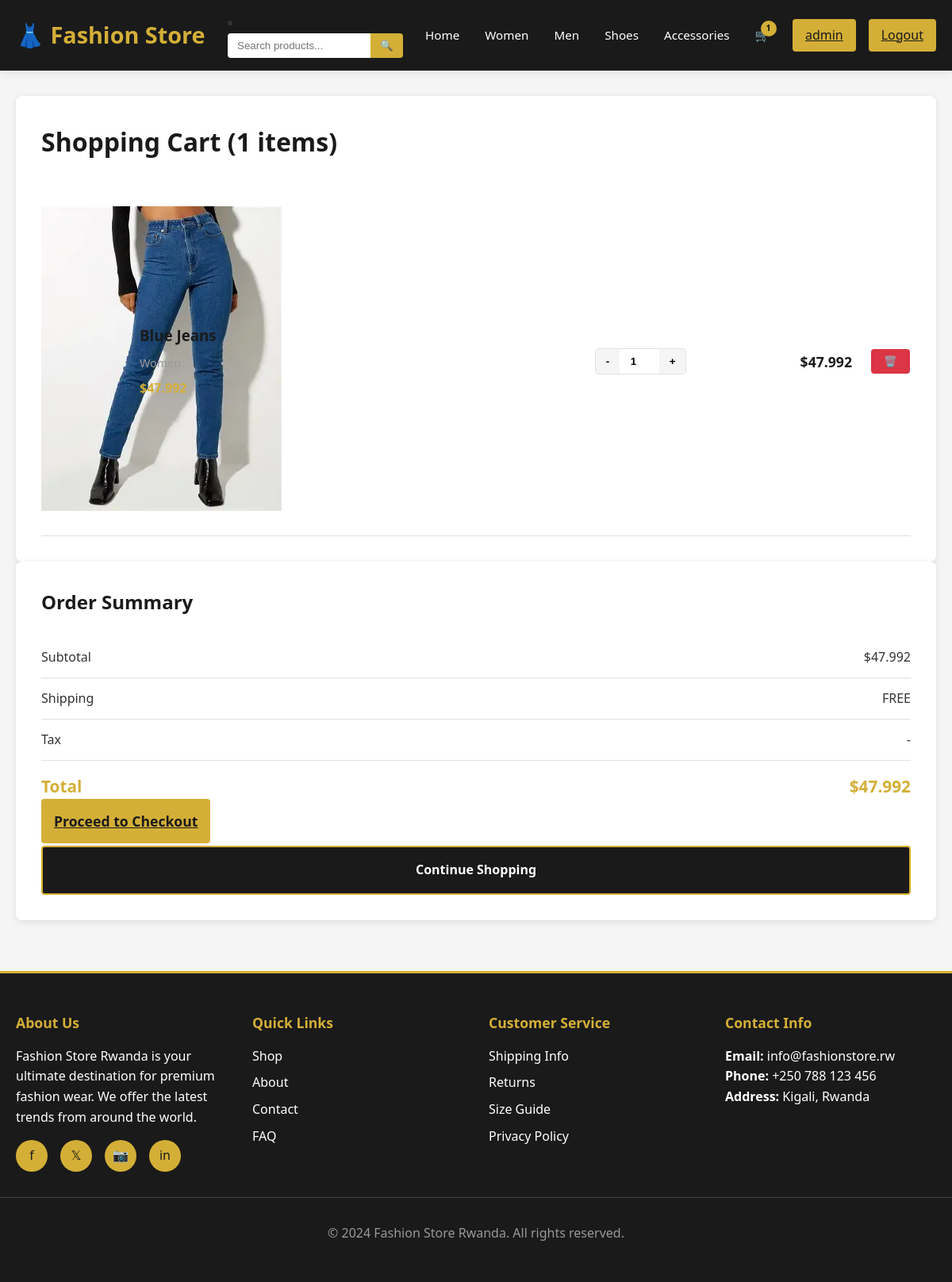
The app's page /cart/ (signed in) with its own data.
### store/models.py (models this page shows, shortened)
class Cart(models.Model):
    user = models.OneToOneField(User, on_delete=models.CASCADE, related_name='cart')
    created_at = models.DateTimeField(auto_now_add=True)
    updated_at = models.DateTimeField(auto_now=True)
    @property
    def total_items(self):
        return self.items.aggregate(models.Sum('quantity'))['quantity__sum'] or 0
    @property
    def total_price(self):
        return sum(item.subtotal for item in self.items.all())

class CartItem(models.Model):
    cart = models.ForeignKey(Cart, on_delete=models.CASCADE, related_name='items')
    product = models.ForeignKey(Product, on_delete=models.CASCADE)
    quantity = models.IntegerField(validators=[MinValueValidator(1)])
    class Meta:
        unique_together = ('cart', 'product')
    @property
    def subtotal(self):
        return self.product.discounted_price * self.quantity

class Product(models.Model):
    BADGE_CHOICES = [
        ('new', 'New Arrival'),
        ('bestseller', 'Best Seller'),
        ('sale', 'Sale'),
        ('none', 'None'),
    ]
    name = models.CharField(max_length=200)
    description = models.TextField()
    price = models.DecimalField(max_digits=10, decimal_places=2, validators=[MinValueValidator(0)])
    category = models.ForeignKey(Category, on_delete=models.CASCADE, related_name='products')
    image = models.ImageField(upload_to='products/')
    images = models.ManyToManyField('ProductImage', blank=True, related_name='products')
    stock = models.IntegerField(validators=[MinValueValidator(0)])
    badge = models.CharField(max_length=20, choices=BADGE_CHOICES, default='none')
    discount_percentage = models.IntegerField(default=0, validators=[MinValueValidator(0), MaxValueValidator(100)])
    created_at = models.DateTimeField(auto_now_add=True)
    updated_at = models.DateTimeField(auto_now=True)
    class Meta:
        ordering = ['-created_at']
    @property
    def discounted_price(self):
        from decimal import Decimal
        discount_factor = Decimal(1) - Decimal(self.discount_percentage) / Decimal(100)
        return self.price * discount_factor

class Category(models.Model):
    name = models.CharField(max_length=100, unique=True)
    description = models.TextField(blank=True, null=True)
    image = models.ImageField(upload_to='categories/', blank=True, null=True)
    created_at = models.DateTimeField(auto_now_add=True)
    class Meta:
        ordering = ['name']
        verbose_name_plural = "Categories"

### store/views.py (the view)
# urls.py: path('cart/', views.cart, name='cart'),
@login_required(login_url='login')
def cart(request):
    try:
        cart = Cart.objects.get(user=request.user)
    except Cart.DoesNotExist:
        cart = None
    context = {'cart': cart}
    return render(request, 'store/cart.html', context)

### store/templates/store/cart.html (shortened to what this page needs)
{% extends 'store/base.html' %}
{% block content %}
<div class="container">
    {% if cart and cart.items.all %}
    <div class="cart-page">
        <div class="cart-items">
            <h1 class="cart-title">Shopping Cart ({{ cart.total_items }} items)</h1>
            {% for item in cart.items.all %}
            <div class="cart-item">
                <div class="product-image">
    <img src="{{ item.product.image.url }}" alt="{{ item.product.name }}">
</div>
                <div class="item-details">
                    <h3>{{ item.product.name }}</h3>
                    <div class="item-category">{{ item.product.category.name }}</div>
                    <div class="item-price">${{ item.product.discounted_price }}</div>
                </div>
                <form method="post" action="{% url 'update_cart_item' item.id %}" class="quantity-controls">
                    <button type="button" onclick="this.parentForm.quantity.value--; this.parentForm.submit();">-</button>
                    <input type="number" name="quantity" value="{{ item.quantity }}" min="1">
                    <button type="button" onclick="this.parentForm.quantity.value++; this.parentForm.submit();">+</button>
                </form>
                <div class="item-total">${{ item.subtotal }}</div>
                <form method="post" action="{% url 'remove_from_cart' item.id %}">
                    <button type="submit" class="remove-btn">🗑️</button>
                </form>
            </div>
            {% endfor %}
        </div>
        <div class="cart-summary">
            <h2 class="summary-title">Order Summary</h2>
            <div class="summary-row">
                <span>Subtotal</span>
                <span>${{ cart.total_price }}</span>
            </div>
            <div class="summary-row">
                <span>Shipping</span>
                <span>FREE</span>
            </div>
            <div class="summary-row">
                <span>Tax</span>
                <span>-</span>
            </div>
            <div class="summary-row total">
                <span>Total</span>
                <span>${{ cart.total_price }}</span>
            </div>
            <a href="{% url 'checkout' %}" class="checkout-btn">Proceed to Checkout</a>
            <a href="{% url 'products' %}" class="continue-shopping">Continue Shopping</a>
        </div>
    </div>
    {% endif %}
</div>
{% endblock %}

### store/templates/store/base.html (shortened to what this page needs)
<!DOCTYPE html>
<html lang="fr">
<head>
</head>
<body>
    <nav>
        <div class="container">
            <a href="{% url 'home' %}" class="logo">👗 Fashion Store</a>
            <li>
    <form action="{% url 'products' %}" method="GET" class="search-form">
        <input type="text" name="q" placeholder="Search products...">
        <button type="submit">🔍</button>
    </form>
</li>
            <ul class="nav-links">
                <li><a href="{% url 'home' %}">Home</a></li>
                <li><a href="{% url 'women' %}">Women</a></li>
                <li><a href="{% url 'men' %}">Men</a></li>
                <li><a href="{% url 'shoes' %}">Shoes</a></li>
                <li><a href="{% url 'accessories' %}">Accessories</a></li>
                <li>
                    <a href="{% url 'cart' %}" class="cart-icon">
                        🛒
                        {% if request.user.is_authenticated and request.user.cart.total_items > 0 %}
                            <span class="cart-count">{{ request.user.cart.total_items }}</span>
                        {% endif %}
                    </a>
                </li>
            </ul>
            <div class="auth-links">
                {% if request.user.is_authenticated %}
                    <a href="{% url 'profile' %}">{{ request.user.username }}</a>
                    <a href="{% url 'logout' %}">Logout</a>
                {% else %}
                    <a href="{% url 'login' %}">Login</a>
                    <a href="{% url 'register' %}">Register</a>
                {% endif %}
            </div>
        </div>
    </nav>
    <main>
        {% block content %}{% endblock %}
    </main>
    <footer>
        <div class="container">
            <div class="footer-section">
                <h4>About Us</h4>
                <p>Fashion Store Rwanda is your ultimate destination for premium fashion wear. We offer the latest trends from around the world.</p>
                <div class="social-links">
                    <a href="#" title="Facebook">f</a>
                    <a href="#" title="Twitter">𝕏</a>
                    <a href="#" title="Instagram">📷</a>
                    <a href="#" title="LinkedIn">in</a>
                </div>
            </div>
            <div class="footer-section">
                <h4>Quick Links</h4>
                <ul>
                    <li><a href="{% url 'products' %}">Shop</a></li>
                    <li><a href="#about">About</a></li>
                    <li><a href="#contact">Contact</a></li>
                    <li><a href="#faq">FAQ</a></li>
                </ul>
            </div>
            <div class="footer-section">
                <h4>Customer Service</h4>
                <ul>
                    <li><a href="#shipping">Shipping Info</a></li>
                    <li><a href="#returns">Returns</a></li>
                    <li><a href="#size-guide">Size Guide</a></li>
                    <li><a href="#privacy">Privacy Policy</a></li>
                </ul>
            </div>
            <div class="footer-section">
                <h4>Contact Info</h4>
                <p><strong>Email:</strong> <a href="mailto:info@fashionstore.rw">info@fashionstore.rw</a></p>
                <p><strong>Phone:</strong> <a href="tel:+250788123456">+250 788 123 456</a></p>
                <p><strong>Address:</strong> Kigali, Rwanda</p>
            </div>
        </div>
        <div class="footer-bottom">
            <p>&copy; 2024 Fashion Store Rwanda. All rights reserved.</p>
        </div>
    </footer>
</body>
</html>

### records on screen
Cart: total_items "1", total_price "47.992"
CartItem: product.image (picture), product.name "Blue Jeans", product.category.name "Women", product.discounted_price "47.992", quantity "1", subtotal "47.992"

### other values on screen
{{ request.user.cart.total_items }} "1"
{{ request.user.username }} "admin"
